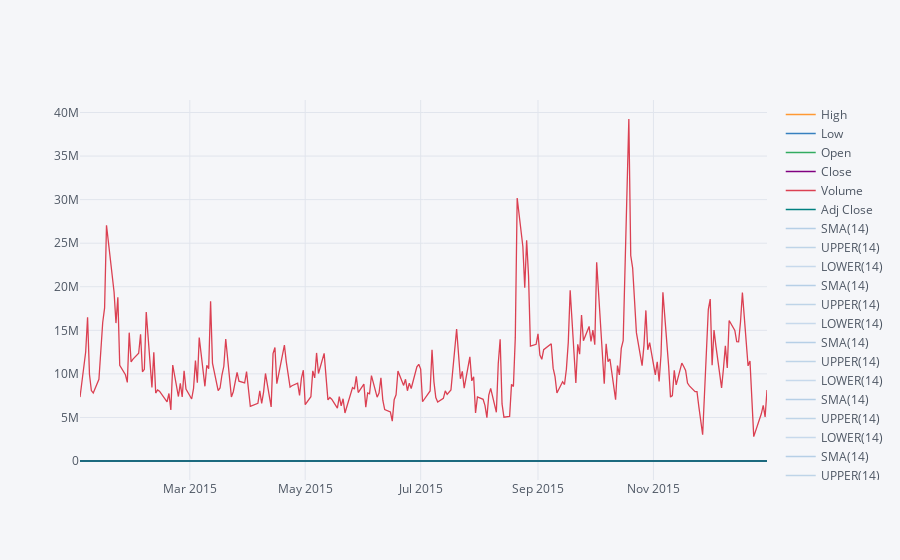

The code cell stored with this chart in its notebook:
### Markdown cell above
**Use .ta_plot(study='boll') to create a Bollinger Band Plot for Bank of America for the year 2015.**

### Code cell
bank_stocks['MS'].loc['2015':'2015'].ta_plot(study='boll')

### Figure 1 — Plotly figure (JSON) as saved in the notebook; plotly's stock layout.template omitted (floating-point values rounded to 4 significant figures; data arrays with more than 128 entries replaced by an {"elided": "..."} marker saying what was removed)
{"data": [{"line": {"color": "rgba(255, 153, 51, 1.0)", "dash": "solid", "shape": "linear", "width": 1.3}, "mode": "lines", "name": "High", "text": "", "type": "scatter", "x": {"elided": "252 str values"}, "y": {"elided": "252 float values"}}, {"line": {"color": "rgba(55, 128, 191, 1.0)", "dash": "solid", "shape": "linear", "width": 1.3}, "mode": "lines", "name": "Low", "text": "", "type": "scatter", "x": {"elided": "252 str values"}, "y": {"elided": "252 float values"}}, {"line": {"color": "rgba(50, 171, 96, 1.0)", "dash": "solid", "shape": "linear", "width": 1.3}, "mode": "lines", "name": "Open", "text": "", "type": "scatter", "x": {"elided": "252 str values"}, "y": {"elided": "252 float values"}}, {"line": {"color": "rgba(128, 0, 128, 1.0)", "dash": "solid", "shape": "linear", "width": 1.3}, "mode": "lines", "name": "Close", "text": "", "type": "scatter", "x": {"elided": "252 str values"}, "y": {"elided": "252 float values"}}, {"line": {"color": "rgba(219, 64, 82, 1.0)", "dash": "solid", "shape": "linear", "width": 1.3}, "mode": "lines", "name": "Volume", "text": "", "type": "scatter", "x": {"elided": "252 str values"}, "y": {"elided": "252 int values"}}, {"line": {"color": "rgba(0, 128, 128, 1.0)", "dash": "solid", "shape": "linear", "width": 1.3}, "mode": "lines", "name": "Adj Close", "text": "", "type": "scatter", "x": {"elided": "252 str values"}, "y": {"elided": "252 float values"}}, {"line": {"color": "rgba(55, 128, 191, 0.3333333333333333)", "dash": "solid", "shape": "linear", "width": 1.3}, "mode": "lines", "name": "SMA(14)", "text": "", "type": "scatter", "x": {"elided": "252 str values"}, "y": {"elided": "252x6 mixed values"}}, {"line": {"color": "rgba(55, 128, 191, 0.2888888888888888)", "dash": "solid", "shape": "linear", "width": 1.3}, "mode": "lines", "name": "UPPER(14)", "text": "", "type": "scatter", "x": {"elided": "252 str values"}, "y": {"elided": "252x6 mixed values"}}, {"line": {"color": "rgba(55, 128, 191, 0.2444444444444443)", "dash": "solid", "shape": "linear", "width": 1.3}, "mode": "lines", "name": "LOWER(14)", "text": "", "type": "scatter", "x": {"elided": "252 str values"}, "y": {"elided": "252x6 mixed values"}}, {"line": {"color": "rgba(55, 128, 191, 0.3333333333333333)", "dash": "solid", "shape": "linear", "width": 1.3}, "mode": "lines", "name": "SMA(14)", "text": "", "type": "scatter", "x": {"elided": "252 str values"}, "y": {"elided": "252x6 mixed values"}}, {"line": {"color": "rgba(55, 128, 191, 0.2888888888888888)", "dash": "solid", "shape": "linear", "width": 1.3}, "mode": "lines", "name": "UPPER(14)", "text": "", "type": "scatter", "x": {"elided": "252 str values"}, "y": {"elided": "252x6 mixed values"}}, {"line": {"color": "rgba(55, 128, 191, 0.2444444444444443)", "dash": "solid", "shape": "linear", "width": 1.3}, "mode": "lines", "name": "LOWER(14)", "text": "", "type": "scatter", "x": {"elided": "252 str values"}, "y": {"elided": "252x6 mixed values"}}, {"line": {"color": "rgba(55, 128, 191, 0.3333333333333333)", "dash": "solid", "shape": "linear", "width": 1.3}, "mode": "lines", "name": "SMA(14)", "text": "", "type": "scatter", "x": {"elided": "252 str values"}, "y": {"elided": "252x6 mixed values"}}, {"line": {"color": "rgba(55, 128, 191, 0.2888888888888888)", "dash": "solid", "shape": "linear", "width": 1.3}, "mode": "lines", "name": "UPPER(14)", "text": "", "type": "scatter", "x": {"elided": "252 str values"}, "y": {"elided": "252x6 mixed values"}}, {"line": {"color": "rgba(55, 128, 191, 0.2444444444444443)", "dash": "solid", "shape": "linear", "width": 1.3}, "mode": "lines", "name": "LOWER(14)", "text": "", "type": "scatter", "x": {"elided": "252 str values"}, "y": {"elided": "252x6 mixed values"}}, {"line": {"color": "rgba(55, 128, 191, 0.3333333333333333)", "dash": "solid", "shape": "linear", "width": 1.3}, "mode": "lines", "name": "SMA(14)", "text": "", "type": "scatter", "x": {"elided": "252 str values"}, "y": {"elided": "252x6 mixed values"}}, {"line": {"color": "rgba(55, 128, 191, 0.2888888888888888)", "dash": "solid", "shape": "linear", "width": 1.3}, "mode": "lines", "name": "UPPER(14)", "text": "", "type": "scatter", "x": {"elided": "252 str values"}, "y": {"elided": "252x6 mixed values"}}, {"line": {"color": "rgba(55, 128, 191, 0.2444444444444443)", "dash": "solid", "shape": "linear", "width": 1.3}, "mode": "lines", "name": "LOWER(14)", "text": "", "type": "scatter", "x": {"elided": "252 str values"}, "y": {"elided": "252x6 mixed values"}}, {"line": {"color": "rgba(55, 128, 191, 0.3333333333333333)", "dash": "solid", "shape": "linear", "width": 1.3}, "mode": "lines", "name": "SMA(14)", "text": "", "type": "scatter", "x": {"elided": "252 str values"}, "y": {"elided": "252x6 mixed values"}}, {"line": {"color": "rgba(55, 128, 191, 0.2888888888888888)", "dash": "solid", "shape": "linear", "width": 1.3}, "mode": "lines", "name": "UPPER(14)", "text": "", "type": "scatter", "x": {"elided": "252 str values"}, "y": {"elided": "252x6 mixed values"}}, {"line": {"color": "rgba(55, 128, 191, 0.2444444444444443)", "dash": "solid", "shape": "linear", "width": 1.3}, "mode": "lines", "name": "LOWER(14)", "text": "", "type": "scatter", "x": {"elided": "252 str values"}, "y": {"elided": "252x6 mixed values"}}, {"line": {"color": "rgba(55, 128, 191, 0.3333333333333333)", "dash": "solid", "shape": "linear", "width": 1.3}, "mode": "lines", "name": "SMA(14)", "text": "", "type": "scatter", "x": {"elided": "252 str values"}, "y": {"elided": "252x6 mixed values"}}, {"line": {"color": "rgba(55, 128, 191, 0.2888888888888888)", "dash": "solid", "shape": "linear", "width": 1.3}, "mode": "lines", "name": "UPPER(14)", "text": "", "type": "scatter", "x": {"elided": "252 str values"}, "y": {"elided": "252x6 mixed values"}}, {"line": {"color": "rgba(55, 128, 191, 0.2444444444444443)", "dash": "solid", "shape": "linear", "width": 1.3}, "mode": "lines", "name": "LOWER(14)", "text": "", "type": "scatter", "x": {"elided": "252 str values"}, "y": {"elided": "252x6 mixed values"}}], "layout": {"legend": {"bgcolor": "#F5F6F9", "font": {"color": "#4D5663"}}, "paper_bgcolor": "#F5F6F9", "plot_bgcolor": "#F5F6F9", "title": {"font": {"color": "#4D5663"}}, "xaxis": {"gridcolor": "#E1E5ED", "showgrid": true, "tickfont": {"color": "#4D5663"}, "title": {"font": {"color": "#4D5663"}, "text": ""}, "zerolinecolor": "#E1E5ED"}, "yaxis": {"gridcolor": "#E1E5ED", "showgrid": true, "tickfont": {"color": "#4D5663"}, "title": {"font": {"color": "#4D5663"}, "text": ""}, "zerolinecolor": "#E1E5ED"}}}
